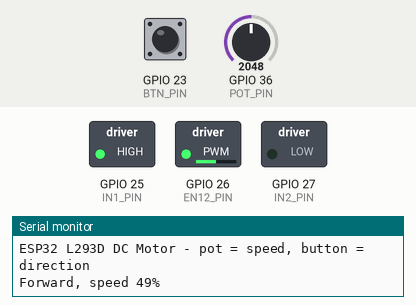
This sketch was run on a simulated ESP32. Shown: switched loads named in the sketch (green lamp = pin HIGH), the last lines printed to the serial monitor. The test bench sets the inputs (shaded band); at power-on: GPIO 23 (BTN_PIN) HIGH, GPIO 36 (POT_PIN) = 2048.

Above: at 1.2 s.
1.3 s: GPIO 23 (BTN_PIN) pulled LOW for 0.15 s
At 1.9 s:
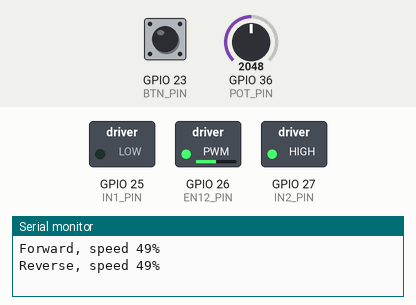
2.9 s: GPIO 36 (POT_PIN) set to 2866
At 3.2 s:
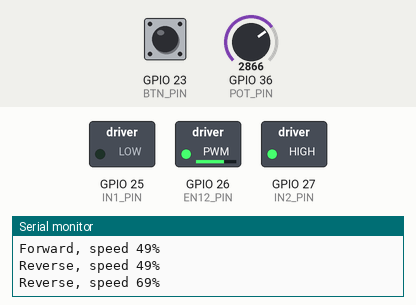
4.4 s: GPIO 36 (POT_PIN) set to 3603
At 5.5 s:
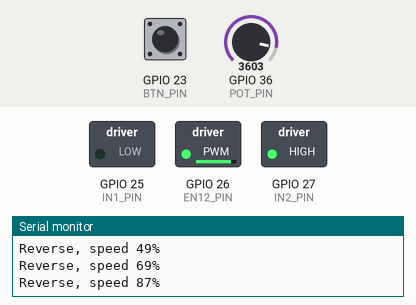
5.9 s: GPIO 23 (BTN_PIN) pulled LOW for 1 s
At 6.5 s:
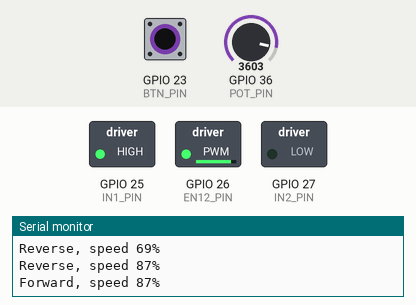
8.4 s: GPIO 36 (POT_PIN) set to 491
At 9.6 s:
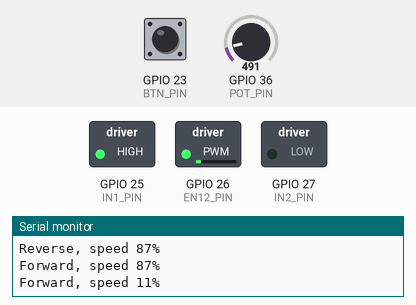
9.9 s: GPIO 23 (BTN_PIN) pulled LOW for 0.15 s
At 11.4 s:
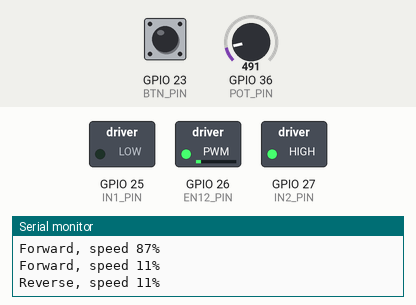
Timing chart, 0 to 12.5 s (numbered marks = the images above; inputs shaded):
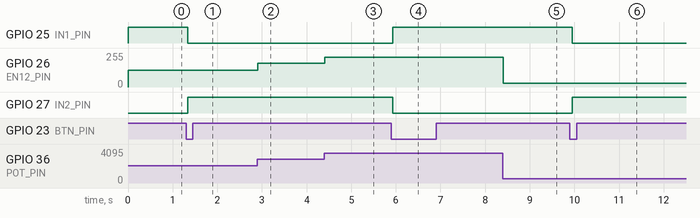

Measured:
- after the input at 1.3 s, GPIO 25 (IN1_PIN): HIGH → LOW at once; GPIO 27 (IN2_PIN): LOW → HIGH at once
- after the input at 2.9 s, GPIO 26 (EN12_PIN): 127/255 → 177/255 at once
- after the input at 4.4 s, GPIO 26 (EN12_PIN): 177/255 → 223/255 at once
- after the input at 5.9 s, GPIO 25 (IN1_PIN): LOW → HIGH at once; GPIO 27 (IN2_PIN): HIGH → LOW at once
- after the input at 8.4 s, GPIO 26 (EN12_PIN): 223/255 → 30/255 at once
- after the input at 9.9 s, GPIO 25 (IN1_PIN): HIGH → LOW after 0.05 s; GPIO 27 (IN2_PIN): LOW → HIGH after 0.05 s

The sketch:

WokwiMotor.ino
```cpp
// DC motor control through an L293D H-bridge (channels 1 & 2)
// Potentiometer sets speed, pushbutton toggles forward/reverse.
const int EN12_PIN = 26;  // L293D EN1,2 - PWM sets speed
const int IN1_PIN = 25;   // L293D 1A
const int IN2_PIN = 27;   // L293D 2A
const int POT_PIN = 36;   // Speed potentiometer wiper (VP, ADC1 - works with WiFi on)
const int BTN_PIN = 23;   // Forward/Reverse button to GND

const int PWM_FREQ = 1000;
const int PWM_BITS = 8;
const unsigned long DEBOUNCE_MS = 30;

bool forward = true;
int lastDuty = -1;
bool lastBtnReading = HIGH;
bool btnState = HIGH;
unsigned long lastBtnChange = 0;

// speed: -255 (full reverse) .. 255 (full forward), 0 = brake
void setMotor(int speed) {
  speed = constrain(speed, -255, 255);
  digitalWrite(IN1_PIN, speed > 0 ? HIGH : LOW);
  digitalWrite(IN2_PIN, speed < 0 ? HIGH : LOW);
  ledcWrite(EN12_PIN, abs(speed));
}

// Returns true once per debounced press.
bool buttonPressed() {
  bool reading = digitalRead(BTN_PIN);
  if (reading != lastBtnReading) {
    lastBtnChange = millis();
    lastBtnReading = reading;
  }
  if (millis() - lastBtnChange > DEBOUNCE_MS && reading != btnState) {
    btnState = reading;
    return btnState == LOW;
  }
  return false;
}

void printStatus(int duty) {
  Serial.printf("%s, speed %d%%\n", forward ? "Forward" : "Reverse", duty * 100 / 255);
}

void setup() {
  Serial.begin(115200);
  Serial.println("ESP32 L293D DC Motor - pot = speed, button = direction");
  pinMode(IN1_PIN, OUTPUT);
  pinMode(IN2_PIN, OUTPUT);
  pinMode(BTN_PIN, INPUT_PULLUP);
  ledcAttach(EN12_PIN, PWM_FREQ, PWM_BITS);
  setMotor(0);
}

void loop() {
  if (buttonPressed()) {
    forward = !forward;
    lastDuty = -1;  // force a status print
  }

  int duty = map(analogRead(POT_PIN), 0, 4095, 0, 255);
  setMotor(forward ? duty : -duty);

  if (lastDuty < 0 || abs(duty - lastDuty) >= 13) {  // ~5% steps
    printStatus(duty);
    lastDuty = duty;
  }
  delay(10);
}
```
